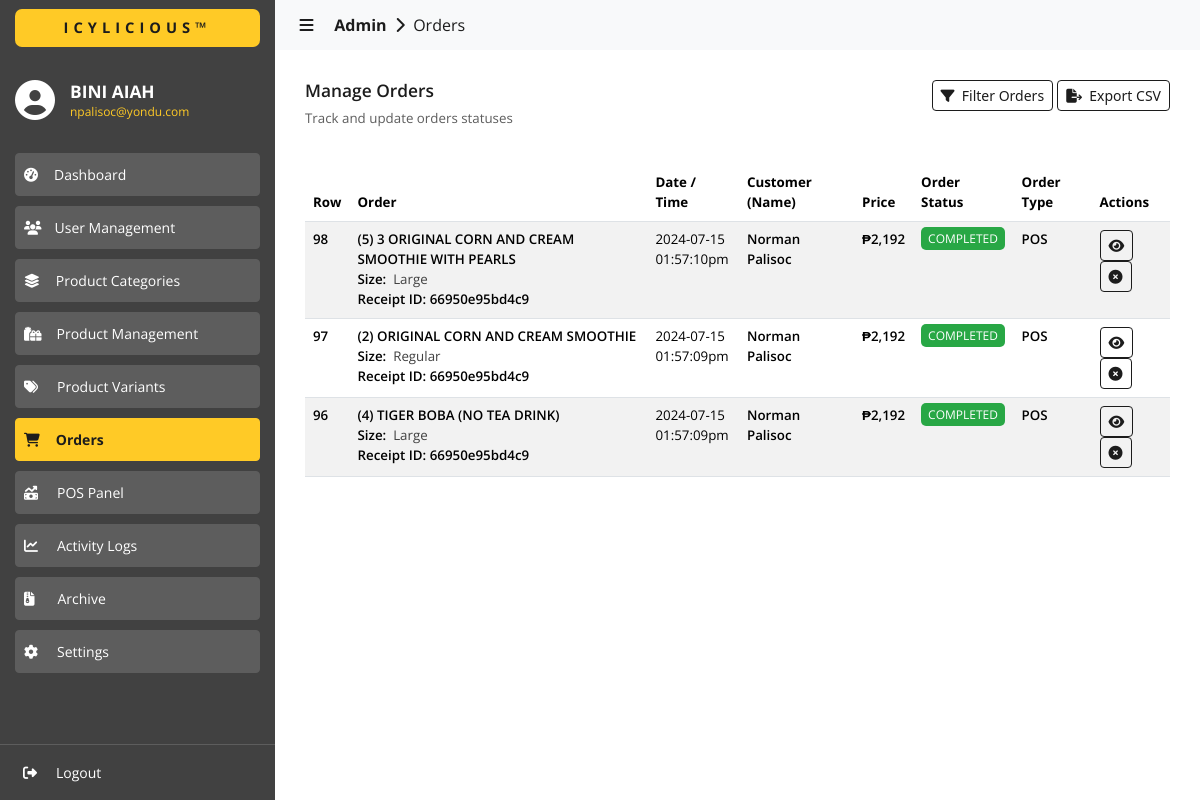
The page /admin/orders/index.php?transaction_id=66950e95bd4c9 (signed in) on the database its author committed.
### tables this page shows
CREATE TABLE `orders` (
  `id` int(11) NOT NULL,
  `transaction_id` varchar(255) NOT NULL,
  `product_id` int(11) NOT NULL,
  `product_name` varchar(255) NOT NULL,
  `variant_id` int(11) DEFAULT NULL,
  `variant_type` varchar(255) NOT NULL,
  `variant_name` varchar(255) NOT NULL,
  `variant_price` varchar(255) NOT NULL,
  `user_id` int(11) NOT NULL,
  `order_date` date NOT NULL,
  `order_time` varchar(255) NOT NULL,
  `order_quantity` int(11) NOT NULL,
  `is_pickup` int(11) NOT NULL,
  `user_firstname` varchar(255) NOT NULL,
  `user_lastname` varchar(255) NOT NULL,
  `user_address` varchar(999) NOT NULL,
  `user_phone` varchar(255) NOT NULL,
  `user_email` varchar(255) NOT NULL,
  `order_status` varchar(255) NOT NULL,
  `order_total` varchar(255) NOT NULL,
  `order_type` varchar(255) NOT NULL
);

### admin/orders/index.php (the view, shortened to what this page needs)
<?php
  include('../../utils/connections.php');
?>
<!DOCTYPE html>
<html lang="en">
  <head>
    <link
      href="https://cdn.jsdelivr.net/npm/bootstrap@5.3.3/dist/css/bootstrap.min.css"
      rel="stylesheet"
    >
    <link href="https://cdn.datatables.net/2.0.5/css/dataTables.bootstrap5.css" rel="stylesheet">
    <link rel="stylesheet" href="../../assets/css/global.css" />
    <link rel="stylesheet" href="./css/orders.css" />
  </head>
  <body>
    <div id="nav-sidebar" class="sidebar-container slide-expanded">
      <div class="div-tm-title background-color-light-grey">
        <h4 class="h4-tm-title sans-700 color-dark-grey background-color-yellow">ICYLICIOUS&trade;</h4>
      </div>
      <div class="div-sidebar-logo">
        <i class="fa-solid fa-circle-user color-white" style="font-size: 30pt; margin-top: -8px"></i>
        <div>
          <h4 class="color-white sans-700 h6-title-name">
            <?php
              echo $_SESSION['user_info.first_name']." ".$_SESSION['user_info.last_name'];
            ?>
          </h4>
          <p class="color-yellow sans-regular p-title-email">
            <?php
              echo $_SESSION['user_info.email'];
            ?>
          </p>
        </div>
      </div>
      <div class="div-siderbar-menu-links">
        <button
          id="btn-dashboard"
          class="btn btn-outline-success btn-sm
            sans-regular
            background-color-super-light-grey
            border-color-super-light-grey
            color-white
            btn-menu
            btn-menu-unselected"
          type="button">
          <i class="fa-solid fa-gauge-high"></i><span style="padding-left: 16px">Dashboard</span>
        </button>
        <button
          id="btn-user-management"
          class="btn btn-outline-success btn-sm
            sans-regular
            background-color-super-light-grey
            border-color-super-light-grey
            color-white
            btn-menu
            btn-menu-unselected"
          type="button">
          <i class="fa-solid fa-users"></i><span style="padding-left: 13px">User Management</span>
        </button>
        <button
          id="btn-categories"
          class="btn btn-outline-success btn-sm
            sans-regular
            background-color-super-light-grey
            border-color-super-light-grey
            color-white
            btn-menu
            btn-menu-unselected"
          type="button">
          <i class="fa-solid fa-layer-group"></i><span style="padding-left: 16px">Product Categories</span>
        </button>
        <button
          id="btn-products"
          class="btn btn-outline-success btn-sm
            sans-regular
            background-color-super-light-grey
            border-color-super-light-grey
            color-white
            btn-menu
            btn-menu-unselected"
          type="button">
          <i class="fa-solid fa-gifts"></i><span style="padding-left: 15px">Product Management</span>
        </button>
        <button
          id="btn-variants"
          class="btn btn-outline-success btn-sm
            sans-regular
            background-color-super-light-grey
            border-color-super-light-grey
            color-white
            btn-menu
            btn-menu-unselected"
          type="button">
          <i class="fa-solid fa-tags"></i><span style="padding-left: 19px">Product Variants</span>
        </button>
        <button
          id="btn-orders"
          class="btn btn-outline-success btn-sm
            sans-700
            background-color-yellow
            border-color-yellow
            color-dark-grey
            btn-menu
            btn-menu-selected"
          type="button">
          <i class="fa-solid fa-cart-shopping"></i><span style="padding-left: 16px">Orders</span>
        </button>
        <button
          id="btn-pos"
          class="btn btn-outline-success btn-sm
            sans-regular
            background-color-super-light-grey
            border-color-super-light-grey
            color-white
            btn-menu
            btn-menu-unselected"
          type="button">
          <i class="fa-solid fa-money-bill-trend-up"></i><span style="padding-left: 19px">POS Panel</span>
        </button>
        <button
          id="btn-logs"
          class="btn btn-outline-success btn-sm
            sans-regular
            background-color-super-light-grey
            border-color-super-light-grey
            color-white
            btn-menu
            btn-menu-unselected"
          type="button">
          <i class="fa-solid fa-chart-line"></i><span style="padding-left: 19px">Activity Logs</span>
        </button>
        <button
          id="btn-archives"
          class="btn btn-outline-success btn-sm
            sans-regular
            background-color-super-light-grey
            border-color-super-light-grey
            color-white
            btn-menu
            btn-menu-unselected"
          type="button">
          <i class="fa-solid fa-file-zipper"></i><span style="padding-left: 23px">Archive</span>
        </button>
        <button
          id="btn-settings"
          class="btn btn-outline-success btn-sm
            sans-regular
            background-color-super-light-grey
            border-color-super-light-grey
            color-white
            btn-menu
            btn-menu-unselected"
          type="button">
          <i class="fa-solid fa-gear"></i><span style="padding-left: 19px">Settings</span>
        </button>
      </div>
      <div class="div-siderbar-profile-links">
        <button
          class="btn btn-outline-success btn-sm
            sans-regular
            color-white
            btn-menu
            btn-menu-unselected
            btn-logout"
          style="border: 0px"
          type="button">
          <i class="fa-solid fa-right-from-bracket"></i><span style="padding-left: 19px">Logout</span>
        </button>
      </div>
    </div>
    <div id="content-body" class="content content-slide-expanded">
      <nav class="navbar navbar-expand-lg navbar-light bg-body-tertiary">
        <div class="container-fluid">
          <a class="navbar-brand sans-regular color-dark-grey a-navbar-path" href="#" style="cursor: default;">
            &nbsp;&nbsp;&nbsp;<i id="navbar-control" class="fa-solid fa-bars" style="cursor: pointer"></i>
            &nbsp;&nbsp;&nbsp;&nbsp;<b>Admin</b>&nbsp;
            <i class="fa-solid fa-chevron-right"></i>
            &nbsp;Orders
          </a>
        </div>
      </nav>
      <div>
        <div class="content-wrapper">
          <div class="div-content-title">
            <div class="div-content-title-labels">
              <h4 class="color-dark-grey sans-600" style="font-size: 13pt;">
                Manage Orders
              </h4>
              <p class="color-super-light-grey sans-regular" style="font-size: 10pt;">
                Track and update orders statuses
              </p>
            </div>
            <div class="div-content-title-actions">
              <button
                data-bs-toggle="modal"
                data-bs-target="#staticFilterOrders"
                class="btn btn-outline-primary btn-sm sans-400"
                type="button">
                <i class="fa-solid fa-filter"></i>&nbsp;&nbsp;Filter Orders
              </button>
              <button
                data-bs-toggle="modal"
                data-bs-target="#staticExportCSV"
                class="btn btn-outline-primary btn-sm sans-400"
                type="button">
                <i class="fa-solid fa-file-export"></i>&nbsp;&nbsp;Export CSV
              </button>
            </div>
          </div>
          <div style="margin-top: 20px;">
            <table id="data" class="table table-striped" style="width:100%">
              <thead>
                <tr>
                  <th class="sans-bold">Row</th>
                  <th class="sans-bold">Order</th>
                  <th class="sans-bold">Date / Time</th>
                  <th class="sans-bold">Customer (Name)</th>
                  <th class="sans-bold">Price</th>
                  <th class="sans-bold">Order Status</th>
                  <th class="sans-bold">Order Type</th>
                  <th class="sans-bold">Actions</th>
                </tr>
              </thead>
              <tbody>
                <?php
                  $fetch_query = "SELECT * FROM orders ORDER BY id DESC";
                  if (isset($_GET['transaction_id'])) {
                    $transaction_id = $conn->real_escape_string($_GET['transaction_id']);
                    $fetch_query = "SELECT * FROM orders WHERE transaction_id = '".$transaction_id."' ORDER BY id DESC";
                  }
                  $result = $conn->query($fetch_query);
                  if ($result->num_rows > 0) {
                    while ($row = $result->fetch_assoc()) {
                      $order_id = $row["id"];
                      $transaction_id = $row["transaction_id"];
                      $variant_type = $row['variant_type'];
                      $variant_name = $row['variant_name'];
                      $order_date = $row['order_date'];
                      $order_time = $row['order_time'];
                      $order_quantity = $row['order_quantity'];
                      $order_status = $row['order_status'];
                      $order_type = $row['order_type'];
                      $order_total = floatval($row['order_total']);
                      $user_firstname = $row['user_firstname'];
                      $user_lastname = $row['user_lastname'];
                      $user_email = $row['user_email'];
                      $user_phone = $row['user_phone'];
                      $user_address = $row['user_address'];
                      $row_product_name = $row["product_name"];
                      $row_product_price = number_format($order_total);
                      $row_variant = '
                        <div style="padding-top: 0px; display: flex; flex-direction: row; sans-regular size-10 color-light-grey">
                          '.$variant_type.':&nbsp;&nbsp;
                          <span class="badge-size color-light-grey sans-regular size-10">
                            '.$variant_name.'
                          </span>
                        </div>
                      ';
                      $row_customer_name = $user_firstname.' '.$user_lastname;
                      $row_status_type = "";
                      $row_status_name = "";
                      if ($order_status == 'PROCESSING') {
                        $row_status_type = "badge-processing";
                        $row_status_name = $order_status;
                      } else if ($order_status == 'SERVING') {
                        $row_status_type = "badge-serving";
                        $row_status_name = $order_status;
                        $row_action_status = "disabled";
                      } else if ($order_status == 'CANCELLED') {
                        $row_status_type = "badge-cancelled";
                        $row_status_name = $order_status;
                        $row_action_status = "disabled";
                      } else if ($order_status == 'COMPLETED') {
                        $row_status_type = "badge-fulfilled";
                        $row_status_name = $order_status;
                      }
                      $is_cancelled = "";
                      $shipping_name = "";
                      $shipping_phone = "";
                      $shipping_address = "";
                      $payment_type = "";
                      $fetch_query = "SELECT * FROM orders_billing WHERE order_id = ".$order_id." LIMIT 1";
                      $billing_result = $conn->query($fetch_query);
                      if ($billing_result->num_rows > 0) {
                        $billing_row = $billing_result->fetch_assoc();
                        $shipping_first_name = $billing_row['shipping_first_name'];
                        $shipping_last_name = $billing_row['shipping_last_name'];
                        $shipping_phone = $billing_row['shipping_phone'];
                        $shipping_address = $billing_row['shipping_address'];
                        $payment_type = $billing_row['payment_type'];
                        $shipping_name = $shipping_first_name.' '.$shipping_last_name;
                      }
                      echo '
                        <tr>
                          <td class="sans-600">
                            '.$order_id.'
                          </td>
                          <td class="sans-600">
                            ('.$order_quantity.') '.$row_product_name.'
                            '.$row_variant.'
                            Receipt ID: '.$transaction_id.'
                          </td>
                          <td class="sans-regular">
                            '.$order_date.'<br/>'.$order_time.'
                          </td>
                          <td class="sans-600">
                            '.$row_customer_name.'
                          </td>
                          <td class="sans-600">
                            ₱'.$row_product_price.'
                          </td>
                          <td class="sans-regular" style="font-size: 9pt;">
                            <span class="'.$row_status_type.'">'.$row_status_name.'</span>
                          </td>
                          <td class="sans-600">
                            '.$order_type.'
                          </td>
                          <td>
                            <button
                              data-bs-toggle="modal"
                              data-bs-target="#staticViewOrder"
                              onclick="onViewOrder(
                                '."'".$transaction_id."'".',
                                '."'".$order_id."'".',
                                '."'".$user_firstname."'".',
                                '."'".$user_lastname."'".',
                                '."'".$user_email."'".',
                                '."'".$user_phone."'".',
                                '."'".$user_address."'".',
                                '."'".$order_date."'".',
                                '."'".$order_time."'".',
                                '."'".$order_quantity."'".',
                                '."'".$row_product_name."'".',
                                '."'".$variant_type."'".',
                                '."'".$variant_name."'".',
                                '."'".$row_product_price."'".',
                                '."'".$shipping_name."'".',
                                '."'".$shipping_phone."'".',
                                '."'".$shipping_address."'".',
                                '."'".$payment_type."'".',
                                '."'".$order_status."'".'
                              )"
                              class="btn btn-outline-primary btn-sm
                                sans-400
                                color-white"
                              type="button">
                              <i class="fas fa-eye"></i>
                            </button>
                            <button
                              onclick="onCancelOrder('."'".$order_id."'".')"
                              '.$is_cancelled.'
                              class="btn btn-outline-primary btn-sm
                                sans-400
                                color-white"
                              type="button">
                              <i class="fa-solid fa-circle-xmark"></i>
                            </button>
                          </td>
                        </tr>
                      ';
                    }
                  }
                ?>
              </tbody>
            </table>
          </div>
        </div>
      </div>
    </div>
  </body>
</html>

### rows shown on the page
orders: id "98", order_quantity "5", product_name "3 ORIGINAL CORN AND CREAM SMOOTHIE WITH PEARLS", variant_type "Size", variant_name "Large", transaction "66950e95bd4c9", order_date "2024-07-15", order_time "01:57:10pm", row_customer_name "Norman Palisoc", order_total "2,192", order_status "COMPLETED", order_type "POS"
orders: id "97", order_quantity "2", product_name "ORIGINAL CORN AND CREAM SMOOTHIE", variant_type "Size", variant_name "Regular", transaction "66950e95bd4c9", order_date "2024-07-15", order_time "01:57:09pm", row_customer_name "Norman Palisoc", order_total "2,192", order_status "COMPLETED", order_type "POS"
orders: id "96", order_quantity "4", product_name "TIGER BOBA (NO TEA DRINK)", variant_type "Size", variant_name "Large", transaction "66950e95bd4c9", order_date "2024-07-15", order_time "01:57:09pm", row_customer_name "Norman Palisoc", order_total "2,192", order_status "COMPLETED", order_type "POS"

### other values the page prints
$_SESSION['user_info.first_name'] "BINI"
$_SESSION['user_info.last_name'] "AIAH"
$_SESSION['user_info.email'] "npalisoc@yondu.com"
